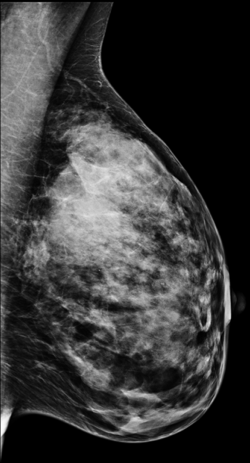
%> input picture figs/mammo/b1.png, 250 x 463 px
$ octave optical_flow.m   (GNU Octave 9; MATLAB toolbox functions it lacks are replaced by stand-ins)
%> lines starting %> are read from the running program, lines starting %| are printed output that depends on the picture
### scripts/utils/anisodiff2D.m
function [diff_im] = anisodiff2D(im, num_iter, delta_t, kappa, option)
%ANISODIFF2D Conventional anisotropic diffusion
%   DIFF_IM = ANISODIFF2D(IM, NUM_ITER, DELTA_T, KAPPA, OPTION) perfoms
%   conventional anisotropic diffusion (Perona & Malik) upon a gray scale
%   image. A 2D network structure of 8 neighboring nodes is considered for
%   diffusion conduction.
%
%       ARGUMENT DESCRIPTION:
%               IM       - gray scale image (MxN).
%               NUM_ITER - number of iterations.
%               DELTA_T  - integration constant (0 <= delta_t <= 1/7).
%                          Usually, due to numerical stability this
%                          parameter is set to its maximum value.
%               KAPPA    - gradient modulus threshold that controls the conduction.
%               OPTION   - conduction coefficient functions proposed by Perona & Malik:
%                          1 - c(x,y,t) = exp(-(nablaI/kappa).^2),
%                              privileges high-contrast edges over low-contrast ones.
%                          2 - c(x,y,t) = 1./(1 + (nablaI/kappa).^2),
%                              privileges wide regions over smaller ones.
%
%       OUTPUT DESCRIPTION:
%                DIFF_IM - (diffused) image with the largest scale-space parameter.
%
%   Example
%   -------------
%   s = phantom(512) + randn(512);
%   num_iter = 15;
%   delta_t = 1/7;
%   kappa = 30;
%   option = 2;
%   ad = anisodiff2D(s,num_iter,delta_t,kappa,option);
%   figure, subplot 121, imshow(s,[]), subplot 122, imshow(ad,[])
%
% See also anisodiff1D, anisodiff3D.

% References:
%   P. Perona and J. Malik.
%   Scale-Space and Edge Detection Using Anisotropic Diffusion.
%   IEEE Transactions on Pattern Analysis and Machine Intelligence,
%   12(7):629-639, July 1990.
%
%   G. Grieg, O. Kubler, R. Kikinis, and F. A. Jolesz.
%   Nonlinear Anisotropic Filtering of MRI Data.
%   IEEE Transactions on Medical Imaging,
%   11(2):221-232, June 1992.
%
%   MATLAB implementation based on Peter Kovesi's anisodiff(.):
%   P. D. Kovesi. MATLAB and Octave Functions for Computer Vision and Image Processing.
%   School of Computer Science & Software Engineering,
%   The University of Western Australia. Available from:
%   <http://www.csse.uwa.edu.au/~pk/research/matlabfns/>.
%
% Credits:
% Daniel Simoes Lopes
% ICIST
% Instituto Superior Tecnico - Universidade Tecnica de Lisboa
% danlopes (at) civil ist utl pt
% http://www.civil.ist.utl.pt/~danlopes
%
% May 2007 original version.

% Convert input image to double.
im = double(im);

% PDE (partial differential equation) initial condition.
diff_im = im;

% Center pixel distances.
dx = 1;
dy = 1;
dd = sqrt(2);

% 2D convolution masks - finite differences.
hN = [0 1 0; 0 -1 0; 0 0 0];
hS = [0 0 0; 0 -1 0; 0 1 0];
hE = [0 0 0; 0 -1 1; 0 0 0];
hW = [0 0 0; 1 -1 0; 0 0 0];
hNE = [0 0 1; 0 -1 0; 0 0 0];
hSE = [0 0 0; 0 -1 0; 0 0 1];
hSW = [0 0 0; 0 -1 0; 1 0 0];
hNW = [1 0 0; 0 -1 0; 0 0 0];

% Anisotropic diffusion.
for t = 1:num_iter

        % Finite differences. [imfilter(.,.,'conv') can be replaced by conv2(.,.,'same')]
        nablaN = imfilter(diff_im,hN,'conv');
        nablaS = imfilter(diff_im,hS,'conv');
        nablaW = imfilter(diff_im,hW,'conv');
        nablaE = imfilter(diff_im,hE,'conv');
        nablaNE = imfilter(diff_im,hNE,'conv');
        nablaSE = imfilter(diff_im,hSE,'conv');
        nablaSW = imfilter(diff_im,hSW,'conv');
        nablaNW = imfilter(diff_im,hNW,'conv');

        % Diffusion function.
        if option == 1
            cN = exp(-(nablaN/kappa).^2);
            cS = exp(-(nablaS/kappa).^2);
            cW = exp(-(nablaW/kappa).^2);
            cE = exp(-(nablaE/kappa).^2);
            cNE = exp(-(nablaNE/kappa).^2);
            cSE = exp(-(nablaSE/kappa).^2);
            cSW = exp(-(nablaSW/kappa).^2);
            cNW = exp(-(nablaNW/kappa).^2);
        elseif option == 2
            cN = 1./(1 + (nablaN/kappa).^2);
            cS = 1./(1 + (nablaS/kappa).^2);
            cW = 1./(1 + (nablaW/kappa).^2);
            cE = 1./(1 + (nablaE/kappa).^2);
            cNE = 1./(1 + (nablaNE/kappa).^2);
            cSE = 1./(1 + (nablaSE/kappa).^2);
            cSW = 1./(1 + (nablaSW/kappa).^2);
            cNW = 1./(1 + (nablaNW/kappa).^2);
        end

        % Discrete PDE solution.
        diff_im = diff_im + ...
                  delta_t*(...
                  (1/(dy^2))*cN.*nablaN + (1/(dy^2))*cS.*nablaS + ...
                  (1/(dx^2))*cW.*nablaW + (1/(dx^2))*cE.*nablaE + ...
                  (1/(dd^2))*cNE.*nablaNE + (1/(dd^2))*cSE.*nablaSE + ...
                  (1/(dd^2))*cSW.*nablaSW + (1/(dd^2))*cNW.*nablaNW );

        % Iteration warning.
        fprintf('\rIteration %d\n',t);


% [10 lines of commented-out code are left out]
end

### scripts/backup/optical_flow.m
%% Horn Optical Flow
% close all;
im1 = imread('../figs/b1.png');
%> im1 is the input picture: size 463x250 uint8; min 0, max 253, mean 56.4
im2 = imread('../figs/b2.png');
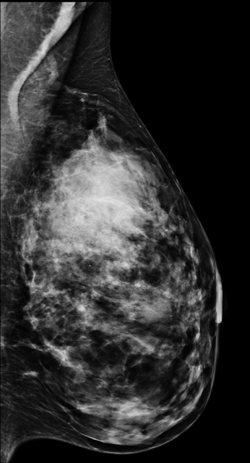
%> input picture figs/mammo/b2.png, 250 x 463 px
%> im2 is the input picture: size 463x250 uint8; min 0, max 227, mean 47.9

% % im1 = imread('../figs/half_walking_frame07.png');
% im2 = imread('../figs/half_walking_frame09.png');
[m,n] = size(im1);
%> m = 463; n = 250
nPixels = m*n;
%> nPixels = 115750
figure; imshowpair(im1, im2);
title("original images");


%% Preprocessing
n_iter = 3; %how to decide this number?
%is there a relationship between niter and sigma in Gaussian blurring?
delta_t = 1/7;
kappa = 10;
option = 1;
[h,w] = size(im1);
%> h = 463; w = 250

im1 = anisodiff2D( im1, n_iter, delta_t, kappa, option);
im2 = anisodiff2D( im2, n_iter, delta_t, kappa, option);
%> call 2 of anisodiff2D, with num_iter = 3, delta_t = 0.143, kappa = 10, option = 1
%> after the loop in anisodiff2D (call 2), `for t = 1:num_iter`:
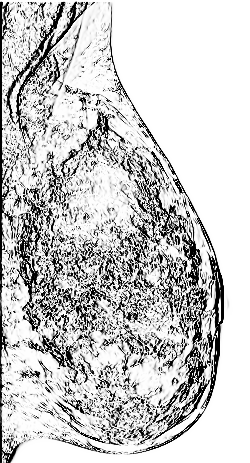
%> cE: size 463x250 double; min 1.72e-85, max 1, mean 0.79
%> after the loop in anisodiff2D (call 2), `for t = 1:num_iter`:
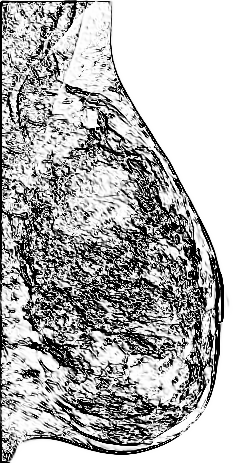
%> cNE: size 463x250 double; min 1.1e-104, max 1, mean 0.716
%> after the loop in anisodiff2D (call 2), `for t = 1:num_iter`:
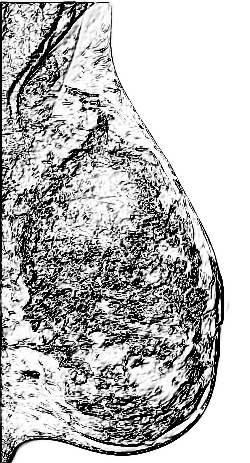
%> cSE: size 463x250 double; min 1.8e-100, max 1, mean 0.727
%> after the loop in anisodiff2D (call 2), `for t = 1:num_iter`:
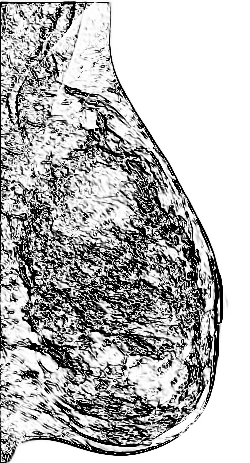
%> cSW: size 463x250 double; min 1.1e-104, max 1, mean 0.72
%> after the loop in anisodiff2D (call 2), `for t = 1:num_iter`:
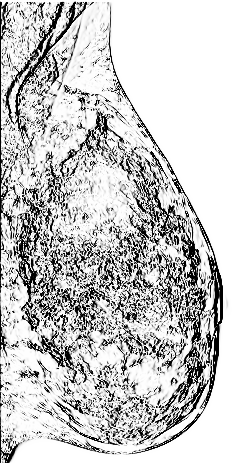
%> cW: size 463x250 double; min 1.72e-85, max 1, mean 0.794

figure;
imshowpair(im1, im2, 'montage');
title("after anisotropic diffusion blurring");

% IMPORTANT: ALL images are of data type DOUBLE in range [0,255]

%% Get gradients
% close all;
deriv_filter = [0.5 -0.5];
brb_kernel = (1/12)*[-1 8 0 -8 1];

% [Ix, Iy] = imgradientxy(im1); % can't use it because tot. energy must
% stay const which is not the way imgradientxy applied the sobel filter.

Ix = conv2(im1, brb_kernel, 'same');
Iy = conv2(im1, brb_kernel', 'same');

figure;
imshowpair(Ix, Iy, 'montage');
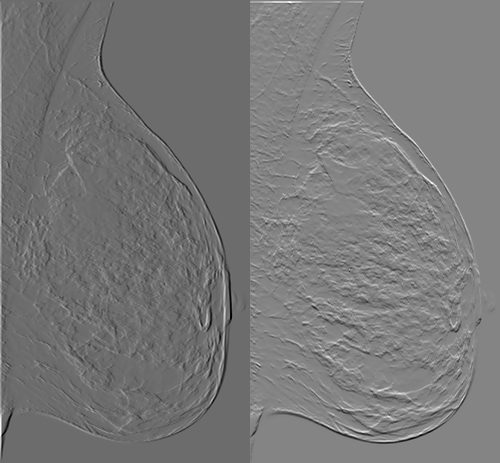
%> displayed picture: size 463x500, on the screen's scale of 0 to 255; min 0, max 255, mean 120
title('Gradients of im1');


figure;
%> (the run ends here)
